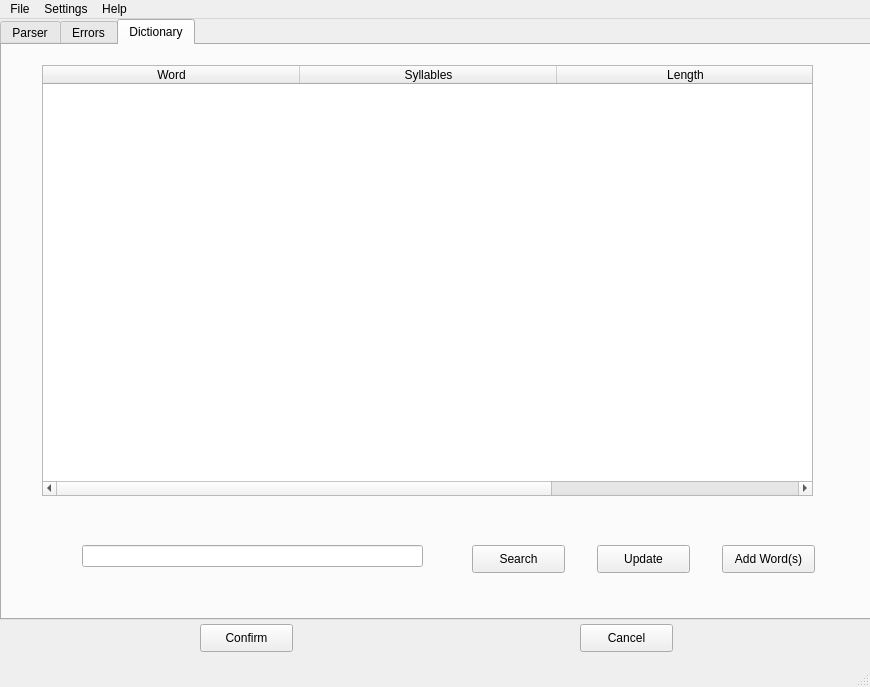
<?xml version="1.0" encoding="UTF-8"?>
<ui version="4.0">
 <class>MainWindow</class>
 <widget class="QMainWindow" name="MainWindow">
  <property name="geometry">
   <rect>
    <x>0</x>
    <y>0</y>
    <width>870</width>
    <height>687</height>
   </rect>
  </property>
  <property name="windowTitle">
   <string>LyricParser</string>
  </property>
  <widget class="QWidget" name="centralwidget">
   <widget class="QTabWidget" name="tabWidget">
    <property name="geometry">
     <rect>
      <x>0</x>
      <y>0</y>
      <width>871</width>
      <height>601</height>
     </rect>
    </property>
    <property name="currentIndex">
     <number>2</number>
    </property>
    <widget class="QWidget" name="tabMain">
     <attribute name="title">
      <string>Parser</string>
     </attribute>
     <widget class="QTableWidget" name="tblParserOutput">
      <property name="geometry">
       <rect>
        <x>30</x>
        <y>30</y>
        <width>790</width>
        <height>491</height>
       </rect>
      </property>
      <attribute name="horizontalHeaderDefaultSectionSize">
       <number>197</number>
      </attribute>
      <column>
       <property name="text">
        <string>NoteNum</string>
       </property>
      </column>
      <column>
       <property name="text">
        <string>Lyric</string>
       </property>
      </column>
      <column>
       <property name="text">
        <string>Word Found</string>
       </property>
      </column>
      <column>
       <property name="text">
        <string>Syllable</string>
       </property>
      </column>
     </widget>
     <widget class="QPushButton" name="btnParse">
      <property name="geometry">
       <rect>
        <x>470</x>
        <y>532</y>
        <width>93</width>
        <height>28</height>
       </rect>
      </property>
      <property name="text">
       <string>Parse UST</string>
      </property>
     </widget>
     <widget class="QComboBox" name="cmbLanguageSetting">
      <property name="geometry">
       <rect>
        <x>240</x>
        <y>535</y>
        <width>171</width>
        <height>22</height>
       </rect>
      </property>
      <item>
       <property name="text">
        <string>English VCCV</string>
       </property>
      </item>
     </widget>
    </widget>
    <widget class="QWidget" name="tabError">
     <attribute name="title">
      <string>Errors</string>
     </attribute>
     <widget class="QPushButton" name="btnUpdateDictionary">
      <property name="geometry">
       <rect>
        <x>200</x>
        <y>510</y>
        <width>111</width>
        <height>28</height>
       </rect>
      </property>
      <property name="text">
       <string>Update Dictionary</string>
      </property>
     </widget>
     <widget class="QTableWidget" name="tblErrors">
      <property name="geometry">
       <rect>
        <x>40</x>
        <y>40</y>
        <width>771</width>
        <height>431</height>
       </rect>
      </property>
      <property name="sizePolicy">
       <sizepolicy hsizetype="Expanding" vsizetype="Expanding">
        <horstretch>0</horstretch>
        <verstretch>0</verstretch>
       </sizepolicy>
      </property>
      <property name="statusTip">
       <string/>
      </property>
      <property name="dragDropOverwriteMode">
       <bool>true</bool>
      </property>
      <attribute name="horizontalHeaderDefaultSectionSize">
       <number>220</number>
      </attribute>
      <column>
       <property name="text">
        <string>Word</string>
       </property>
      </column>
      <column>
       <property name="text">
        <string>Length</string>
       </property>
      </column>
      <column>
       <property name="text">
        <string>Syllables</string>
       </property>
      </column>
     </widget>
     <widget class="QPushButton" name="btnUpdateDictionaryAndParse">
      <property name="geometry">
       <rect>
        <x>500</x>
        <y>510</y>
        <width>191</width>
        <height>28</height>
       </rect>
      </property>
      <property name="text">
       <string>Update Dictionary and Parse</string>
      </property>
     </widget>
    </widget>
    <widget class="QWidget" name="tabDictionary">
     <attribute name="title">
      <string>Dictionary</string>
     </attribute>
     <widget class="QPushButton" name="btnDictionarySearch">
      <property name="geometry">
       <rect>
        <x>470</x>
        <y>500</y>
        <width>93</width>
        <height>28</height>
       </rect>
      </property>
      <property name="text">
       <string>Search</string>
      </property>
     </widget>
     <widget class="QTableWidget" name="tblDictionary">
      <property name="geometry">
       <rect>
        <x>40</x>
        <y>20</y>
        <width>771</width>
        <height>431</height>
       </rect>
      </property>
      <property name="sizePolicy">
       <sizepolicy hsizetype="Expanding" vsizetype="Expanding">
        <horstretch>0</horstretch>
        <verstretch>0</verstretch>
       </sizepolicy>
      </property>
      <property name="statusTip">
       <string/>
      </property>
      <property name="dragDropOverwriteMode">
       <bool>true</bool>
      </property>
      <attribute name="horizontalHeaderDefaultSectionSize">
       <number>257</number>
      </attribute>
      <column>
       <property name="text">
        <string>Word</string>
       </property>
      </column>
      <column>
       <property name="text">
        <string>Syllables</string>
       </property>
      </column>
      <column>
       <property name="text">
        <string>Length</string>
       </property>
      </column>
     </widget>
     <widget class="QPushButton" name="btnDictionaryAdd">
      <property name="geometry">
       <rect>
        <x>720</x>
        <y>500</y>
        <width>93</width>
        <height>28</height>
       </rect>
      </property>
      <property name="text">
       <string>Add Word(s)</string>
      </property>
     </widget>
     <widget class="QLineEdit" name="ltxtDictionaryInput">
      <property name="geometry">
       <rect>
        <x>80</x>
        <y>500</y>
        <width>341</width>
        <height>22</height>
       </rect>
      </property>
      <property name="text">
       <string/>
      </property>
     </widget>
     <widget class="QPushButton" name="btnDictionaryUpdate">
      <property name="geometry">
       <rect>
        <x>595</x>
        <y>500</y>
        <width>93</width>
        <height>28</height>
       </rect>
      </property>
      <property name="text">
       <string>Update</string>
      </property>
     </widget>
    </widget>
   </widget>
   <widget class="QPushButton" name="btnConfirm">
    <property name="geometry">
     <rect>
      <x>200</x>
      <y>605</y>
      <width>93</width>
      <height>28</height>
     </rect>
    </property>
    <property name="text">
     <string>Confirm</string>
    </property>
   </widget>
   <widget class="QPushButton" name="btnCancel">
    <property name="geometry">
     <rect>
      <x>580</x>
      <y>605</y>
      <width>93</width>
      <height>28</height>
     </rect>
    </property>
    <property name="text">
     <string>Cancel</string>
    </property>
   </widget>
  </widget>
  <widget class="QMenuBar" name="menubar">
   <property name="geometry">
    <rect>
     <x>0</x>
     <y>0</y>
     <width>870</width>
     <height>26</height>
    </rect>
   </property>
   <widget class="QMenu" name="menuFile">
    <property name="title">
     <string>File</string>
    </property>
    <addaction name="actionSettings"/>
   </widget>
   <widget class="QMenu" name="menuSettings">
    <property name="title">
     <string>Settings</string>
    </property>
   </widget>
   <widget class="QMenu" name="menuHelp">
    <property name="title">
     <string>Help</string>
    </property>
   </widget>
   <addaction name="menuFile"/>
   <addaction name="menuSettings"/>
   <addaction name="menuHelp"/>
  </widget>
  <widget class="QStatusBar" name="statusbar"/>
  <action name="actionSettings">
   <property name="text">
    <string>Close</string>
   </property>
  </action>
 </widget>
 <resources/>
 <connections/>
</ui>
